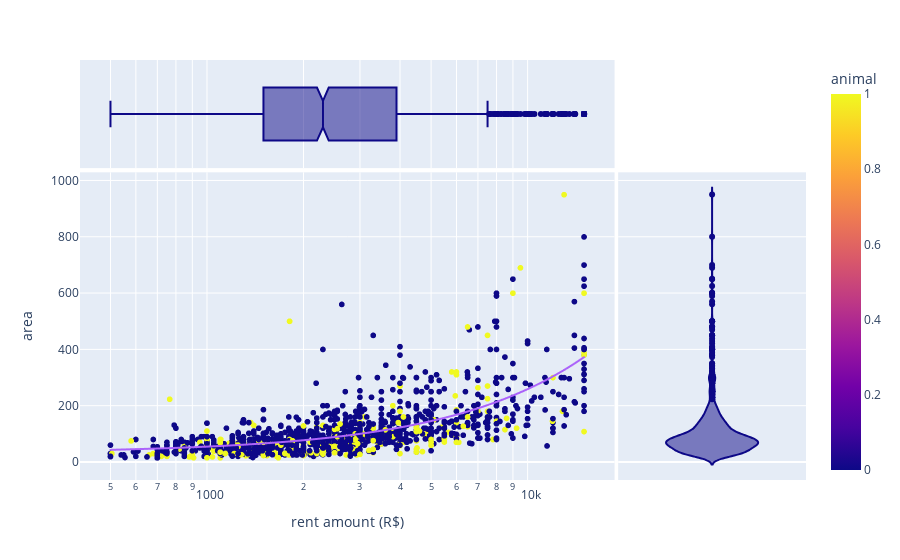

Source (notebook cell):
### Code cell
fig = px.scatter(area_df, x="rent amount (R$)", y="area", color="animal",
           hover_name="animal", log_x=True, size_max=40, marginal_y="violin",
           marginal_x="box", trendline="ols")
fig.show()

### Figure 1 — Plotly figure (JSON) as saved in the notebook; plotly's stock layout.template omitted (floating-point values rounded to 4 significant figures; data arrays with more than 128 entries replaced by an {"elided": "..."} marker saying what was removed)
{"data": [{"hoverlabel": {"namelength": 0}, "hovertemplate": "<b>%{hovertext}</b><br><br>rent amount (R$)=%{x}<br>area=%{y}<br>animal=%{marker.color}", "hovertext": {"elided": "1501 int values"}, "legendgroup": "", "marker": {"color": {"elided": "1501 int values"}, "coloraxis": "coloraxis", "symbol": "circle"}, "mode": "markers", "name": "", "showlegend": false, "type": "scattergl", "x": {"elided": "1501 int values"}, "xaxis": "x", "y": {"elided": "1501 int values"}, "yaxis": "y"}, {"alignmentgroup": "True", "hoverlabel": {"namelength": 0}, "hovertemplate": "<b>%{hovertext}</b><br><br>rent amount (R$)=%{x}", "hovertext": {"elided": "1501 int values"}, "legendgroup": "", "marker": {"color": "#0d0887", "symbol": "circle"}, "name": "", "notched": true, "offsetgroup": "", "showlegend": false, "type": "box", "x": {"elided": "1501 int values"}, "xaxis": "x3", "yaxis": "y3"}, {"alignmentgroup": "True", "hoverlabel": {"namelength": 0}, "hovertemplate": "<b>%{hovertext}</b><br><br>area=%{y}", "hovertext": {"elided": "1501 int values"}, "legendgroup": "", "marker": {"color": "#0d0887", "symbol": "circle"}, "name": "", "offsetgroup": "", "scalegroup": "y", "showlegend": false, "type": "violin", "xaxis": "x2", "y": {"elided": "1501 int values"}, "yaxis": "y2"}, {"hoverlabel": {"namelength": 0}, "hovertemplate": "<b>OLS trendline</b><br>area = 0.022699 * rent amount (R$) + 31.963898<br>R<sup>2</sup>=0.463628<br><br>rent amount (R$)=%{x}<br>area=%{y} <b>(trend)</b>", "legendgroup": "", "marker": {"symbol": "circle"}, "mode": "lines", "name": "", "showlegend": false, "type": "scattergl", "x": {"elided": "1501 int values"}, "xaxis": "x", "y": {"elided": "1501 float values"}, "yaxis": "y"}], "layout": {"coloraxis": {"colorbar": {"title": {"text": "animal"}}, "colorscale": [[0, "#0d0887"], [0.1111, "#46039f"], [0.2222, "#7201a8"], [0.3333, "#9c179e"], [0.4444, "#bd3786"], [0.5556, "#d8576b"], [0.6667, "#ed7953"], [0.7778, "#fb9f3a"], [0.8889, "#fdca26"], [1, "#f0f921"]]}, "legend": {"tracegroupgap": 0}, "margin": {"t": 60}, "xaxis": {"anchor": "y", "domain": [0, 0.7363], "title": {"text": "rent amount (R$)"}, "type": "log"}, "xaxis2": {"anchor": "y2", "domain": [0.7413, 1], "matches": "x2", "showgrid": false, "showline": false, "showticklabels": false, "ticks": ""}, "xaxis3": {"anchor": "y3", "domain": [0, 0.7363], "matches": "x", "showgrid": true, "showticklabels": false, "type": "log"}, "xaxis4": {"anchor": "y4", "domain": [0.7413, 1], "matches": "x2", "showgrid": false, "showline": false, "showticklabels": false, "ticks": ""}, "yaxis": {"anchor": "x", "domain": [0, 0.7326], "title": {"text": "area"}}, "yaxis2": {"anchor": "x2", "domain": [0, 0.7326], "matches": "y", "showgrid": true, "showticklabels": false}, "yaxis3": {"anchor": "x3", "domain": [0.7426, 1], "matches": "y3", "showgrid": false, "showline": false, "showticklabels": false, "ticks": ""}, "yaxis4": {"anchor": "x4", "domain": [0.7426, 1], "matches": "y3", "showgrid": true, "showline": false, "showticklabels": false, "ticks": ""}}}
